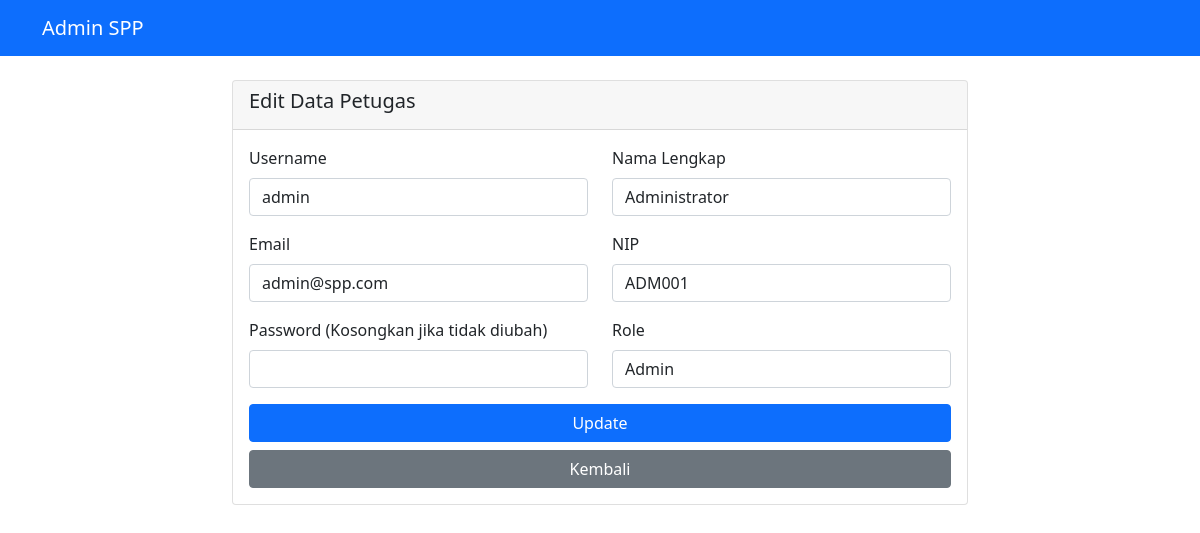
The app's page /admin/update-petugas.php?id=1 (signed in) with its own data.
### tables this page shows
CREATE TABLE `petugas` (
  `id_petugas` int(11) NOT NULL,
  `user_id` int(11) NOT NULL,
  `nama_petugas` varchar(50) NOT NULL,
  `nip` varchar(20) DEFAULT NULL
);

CREATE TABLE `users` (
  `id` int(11) NOT NULL,
  `username` varchar(50) NOT NULL,
  `email` varchar(100) NOT NULL,
  `password` varchar(255) NOT NULL,
  `role` enum('admin','petugas','siswa') NOT NULL,
  `created_at` timestamp DEFAULT CURRENT_TIMESTAMP,
  `updated_at` timestamp DEFAULT CURRENT_TIMESTAMP ON UPDATE CURRENT_TIMESTAMP
);

### admin/update-petugas.php (the view, shortened to what this page needs)
<?php
$database = new Database();
$db = $database->getConnection();
$id = $_GET['id'] ?? 0;
$query = "SELECT u.*, p.nama_petugas, p.nip
          FROM users u
          LEFT JOIN petugas p ON u.id = p.user_id
          WHERE u.id = :id AND u.role IN ('admin', 'petugas')";
$stmt = $db->prepare($query);
$stmt->bindParam(':id', $id);
$stmt->execute();
$staff = $stmt->fetch(PDO::FETCH_ASSOC);
?>
<!DOCTYPE html>
<html lang="id">
<head>
    <link href="https://cdn.jsdelivr.net/npm/bootstrap@5.1.3/dist/css/bootstrap.min.css" rel="stylesheet">
</head>
<body>
    <nav class="navbar navbar-expand-lg navbar-dark bg-primary">
        <div class="container">
            <a class="navbar-brand" href="dashboard.php">Admin SPP</a>
        </div>
    </nav>
    <div class="container mt-4">
        <div class="row justify-content-center">
            <div class="col-md-8">
                <div class="card">
                    <div class="card-header">
                        <h5>Edit Data Petugas</h5>
                    </div>
                    <div class="card-body">
                        <form method="POST">
                            <div class="row">
                                <div class="col-md-6">
                                    <div class="mb-3">
                                        <label for="username" class="form-label">Username</label>
                                        <input type="text" class="form-control" name="username" value="<?= $staff['username'] ?>" required>
                                    </div>
                                    <div class="mb-3">
                                        <label for="email" class="form-label">Email</label>
                                        <input type="email" class="form-control" name="email" value="<?= $staff['email'] ?>" required>
                                    </div>
                                    <div class="mb-3">
                                        <label for="password" class="form-label">Password (Kosongkan jika tidak diubah)</label>
                                        <input type="password" class="form-control" name="password">
                                    </div>
                                </div>
                                <div class="col-md-6">
                                    <div class="mb-3">
                                        <label for="nama_petugas" class="form-label">Nama Lengkap</label>
                                        <input type="text" class="form-control" name="nama_petugas" value="<?= $staff['nama_petugas'] ?>" required>
                                    </div>
                                    <div class="mb-3">
                                        <label for="nip" class="form-label">NIP</label>
                                        <input type="text" class="form-control" name="nip" value="<?= $staff['nip'] ?>">
                                    </div>
                                    <div class="mb-3">
                                        <label for="role" class="form-label">Role</label>
                                        <select class="form-control" name="role" required>
                                            <option value="admin" <?= $staff['role'] == 'admin' ? 'selected' : '' ?>>Admin</option>
                                        </select>
                                    </div>
                                </div>
                            </div>
                            <div class="d-grid gap-2">
                                <button type="submit" class="btn btn-primary">Update</button>
                                <a href="data-petugas.php" class="btn btn-secondary">Kembali</a>
                            </div>
                        </form>
                    </div>
                </div>
            </div>
        </div>
    </div>
</body>
</html>

### records on screen
petugas: username "admin", email "admin@spp.com", nama_petugas "Administrator", nip "ADM001"
users: role "Admin"
